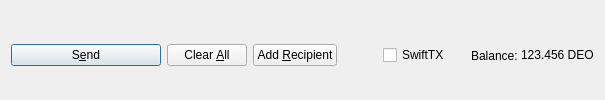
         <widget class="QFrame" name="frame_Send">
          <layout class="QHBoxLayout" name="horizontalLayout">
           <property name="bottomMargin">
            <number>0</number>
           </property>
           <item>
            <widget class="QPushButton" name="sendButton">
             <property name="minimumSize">
              <size>
               <width>150</width>
               <height>0</height>
              </size>
             </property>
             <property name="toolTip">
              <string>Confirm the send action</string>
             </property>
             <property name="text">
              <string>S&amp;end</string>
             </property>
             <property name="icon">
              <iconset resource="../destocoin.qrc">
               <normaloff>:/icons/send</normaloff>:/icons/send</iconset>
             </property>
             <property name="autoDefault">
              <bool>false</bool>
             </property>
             <property name="default">
              <bool>true</bool>
             </property>
            </widget>
           </item>
           <item>
            <widget class="QPushButton" name="clearButton">
             <property name="sizePolicy">
              <sizepolicy hsizetype="Minimum" vsizetype="Fixed">
               <horstretch>0</horstretch>
               <verstretch>0</verstretch>
              </sizepolicy>
             </property>
             <property name="toolTip">
              <string>Clear all fields of the form.</string>
             </property>
             <property name="text">
              <string>Clear &amp;All</string>
             </property>
             <property name="icon">
              <iconset resource="../destocoin.qrc">
               <normaloff>:/icons/remove</normaloff>:/icons/remove</iconset>
             </property>
             <property name="autoDefault">
              <bool>false</bool>
             </property>
            </widget>
           </item>
           <item>
            <widget class="QPushButton" name="addButton">
             <property name="toolTip">
              <string>Send to multiple recipients at once</string>
             </property>
             <property name="text">
              <string>Add &amp;Recipient</string>
             </property>
             <property name="icon">
              <iconset resource="../destocoin.qrc">
               <normaloff>:/icons/add</normaloff>:/icons/add</iconset>
             </property>
             <property name="autoDefault">
              <bool>false</bool>
             </property>
            </widget>
           </item>
           <item>
            <spacer name="horizontalSpacer">
             <property name="orientation">
              <enum>Qt::Horizontal</enum>
             </property>
             <property name="sizeHint" stdset="0">
              <size>
               <width>40</width>
               <height>20</height>
              </size>
             </property>
            </spacer>
           </item>
           <item>
            <layout class="QHBoxLayout" name="horizontalLayout_2">
             <property name="spacing">
              <number>3</number>
             </property>
             <item>
              <widget class="QCheckBox" name="checkSwiftTX">
               <property name="enabled">
                <bool>true</bool>
               </property>
               <property name="minimumSize">
                <size>
                 <width>85</width>
                 <height>0</height>
                </size>
               </property>
               <property name="text">
                <string>SwiftTX</string>
               </property>
              </widget>
             </item>
             <item>
              <widget class="QLabel" name="label">
               <property name="text">
                <string>Balance:</string>
               </property>
              </widget>
             </item>
             <item>
              <widget class="QLabel" name="labelBalance">
               <property name="sizePolicy">
                <sizepolicy hsizetype="Preferred" vsizetype="Fixed">
                 <horstretch>0</horstretch>
                 <verstretch>0</verstretch>
                </sizepolicy>
               </property>
               <property name="cursor">
                <cursorShape>IBeamCursor</cursorShape>
               </property>
               <property name="text">
                <string notr="true">123.456 DEO</string>
               </property>
               <property name="textInteractionFlags">
                <set>Qt::LinksAccessibleByMouse|Qt::TextSelectableByKeyboard|Qt::TextSelectableByMouse</set>
               </property>
              </widget>
             </item>
            </layout>
           </item>
          </layout>
         </widget>
